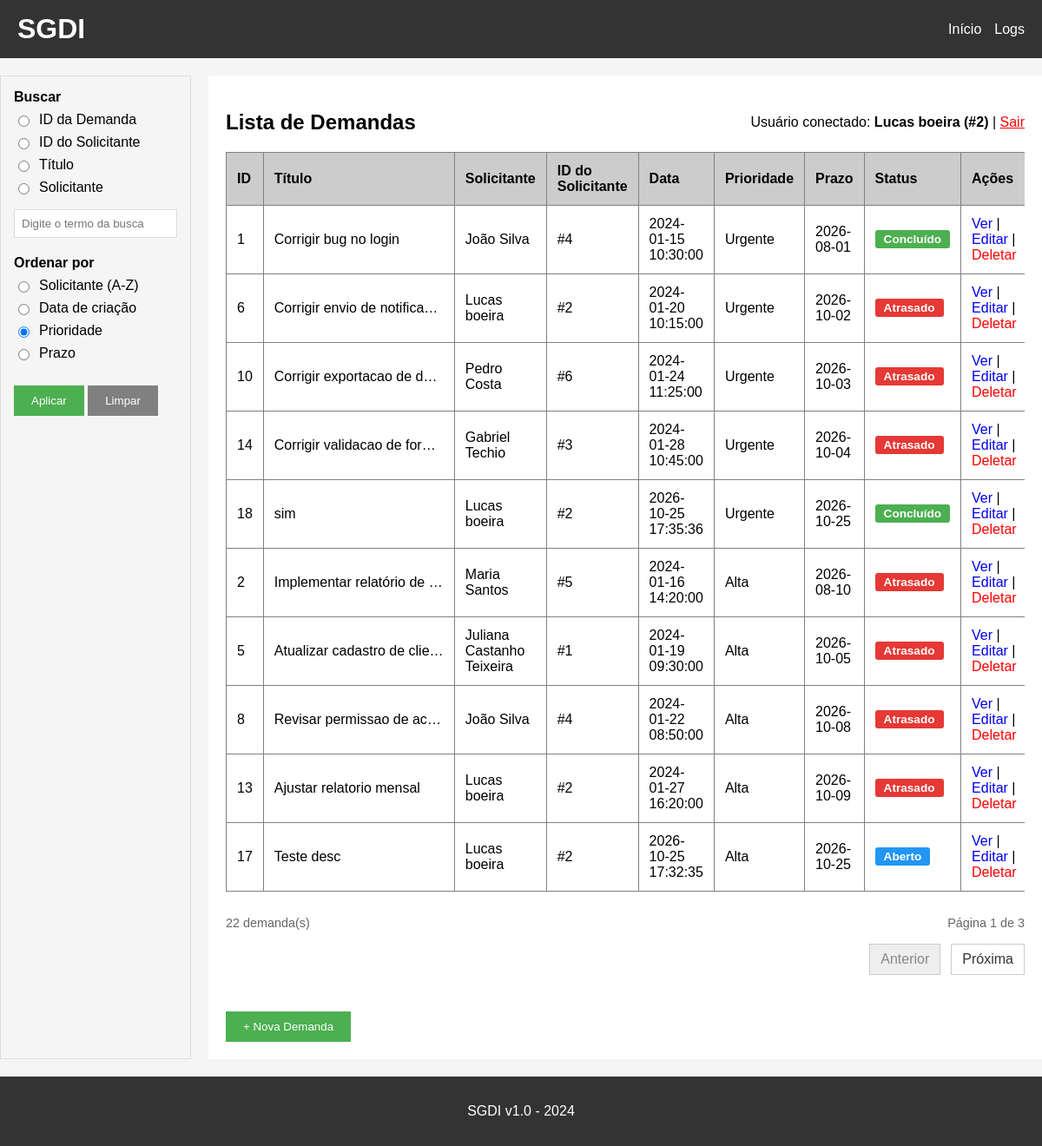
The app's page / (signed in) with its own data.
### tables this page shows
CREATE TABLE demandas (
    id INTEGER PRIMARY KEY AUTOINCREMENT,
    titulo TEXT NOT NULL,
    descricao TEXT,
    solicitante TEXT,
    solicitante_id INTEGER,
    data_criacao TEXT,
    prioridade TEXT,
    prazo TEXT,
    status TEXT NOT NULL DEFAULT 'Aberto',
    responsavel TEXT,
    responsavel_id INTEGER,
    data_conclusao TEXT,
    FOREIGN KEY (solicitante_id) REFERENCES solicitantes (id),
    FOREIGN KEY (responsavel_id) REFERENCES solicitantes (id)
);

### app.py (the view)
@app.route('/')
def index():
    tipo_busca = request.args.get('tipo_busca', '')
    termo = request.args.get('termo', '').strip()
    ordenar = request.args.get('ordenar', 'prioridade')
    pagina = max(request.args.get('pagina', 1, type=int) or 1, 1)
    itens_por_pagina = 10
    if ordenar not in ORDENACOES:
        ordenar = 'prioridade'
    condicao = '1=1'
    parametros = []
    if tipo_busca in ('id_demanda', 'id_solicitante', 'titulo', 'solicitante'):
        if not termo:
            flash('Digite um termo para buscar.')
            tipo_busca = ''
        elif caracteres_invalidos(termo):
            flash('A busca não pode conter caracteres especiais.')
            tipo_busca = ''
        elif tipo_busca == 'id_demanda':
            condicao, parametros = "CAST(id AS TEXT) LIKE ?", [f'{termo}%']
        elif tipo_busca == 'id_solicitante':
            condicao, parametros = "CAST(solicitante_id AS TEXT) = ?", [termo]
        elif tipo_busca == 'titulo':
            condicao, parametros = "LOWER(titulo) LIKE LOWER(?)", [f'%{termo}%']
        else:  # solicitante (busca por nome)
            condicao, parametros = "LOWER(solicitante) LIKE LOWER(?)", [f'%{termo}%']
    else:
        tipo_busca = ''
    conn = get_db()
    cursor = conn.cursor()
    total_demandas = cursor.execute(
        f"SELECT COUNT(*) FROM demandas WHERE {condicao}", parametros
    ).fetchone()[0]
    total_paginas = max((total_demandas + itens_por_pagina - 1) // itens_por_pagina, 1)
    pagina = min(pagina, total_paginas)
    query = (
        f"SELECT *, "
        f"CASE WHEN status = 'Aberto' AND prazo < date('now') THEN 'Atrasado' ELSE status END AS status_exibido "
        f"FROM demandas WHERE {condicao} "
        f"ORDER BY {ORDENACOES[ordenar]} LIMIT ? OFFSET ?"
    )
    parametros_paginacao = parametros + [itens_por_pagina, (pagina - 1) * itens_por_pagina]
    demandas = cursor.execute(query, parametros_paginacao).fetchall()
    conn.close()
    return render_template(
        'index.html', demandas=demandas,
        ordenar=ordenar, tipo_busca=tipo_busca, termo=termo,
        pagina=pagina, total_paginas=total_paginas, total_demandas=total_demandas
    )

### app.py (called while the page is built)
def get_db():
    conn = sqlite3.connect('demandas.db')
    conn.row_factory = sqlite3.Row
    return conn

@app.before_request
def verificar_login():
    if 'email' not in session and request.endpoint not in ['login', 'logout', 'static']:
        return redirect(url_for('login'))

### templates/index.html
{% extends "base.html" %}
{% block sidebar %}
<aside class="filtros-sidebar">
    <form method="GET" action="/">
        <fieldset>
            <legend>Buscar</legend>
            <div class="filtro-opcao">
                <input type="radio" name="tipo_busca" id="tb_id_demanda" value="id_demanda"
                       {% if tipo_busca == 'id_demanda' %}checked{% endif %}>
                <label for="tb_id_demanda">ID da Demanda</label>
            </div>
            <div class="filtro-opcao">
                <input type="radio" name="tipo_busca" id="tb_id_solicitante" value="id_solicitante"
                       {% if tipo_busca == 'id_solicitante' %}checked{% endif %}>
                <label for="tb_id_solicitante">ID do Solicitante</label>
            </div>
            <div class="filtro-opcao">
                <input type="radio" name="tipo_busca" id="tb_titulo" value="titulo"
                       {% if tipo_busca == 'titulo' %}checked{% endif %}>
                <label for="tb_titulo">Título</label>
            </div>
            <div class="filtro-opcao">
                <input type="radio" name="tipo_busca" id="tb_solicitante" value="solicitante"
                       {% if tipo_busca == 'solicitante' %}checked{% endif %}>
                <label for="tb_solicitante">Solicitante</label>
            </div>
            <input type="text" name="termo" value="{{ termo or '' }}" placeholder="Digite o termo da busca">
        </fieldset>
        <fieldset>
            <legend>Ordenar por</legend>
            <div class="filtro-opcao">
                <input type="radio" name="ordenar" id="or_solicitante" value="solicitante"
                       {% if ordenar == 'solicitante' %}checked{% endif %}>
                <label for="or_solicitante">Solicitante (A-Z)</label>
            </div>
            <div class="filtro-opcao">
                <input type="radio" name="ordenar" id="or_data" value="data"
                       {% if ordenar == 'data' %}checked{% endif %}>
                <label for="or_data">Data de criação</label>
            </div>
            <div class="filtro-opcao">
                <input type="radio" name="ordenar" id="or_prioridade" value="prioridade"
                       {% if ordenar == 'prioridade' %}checked{% endif %}>
                <label for="or_prioridade">Prioridade</label>
            </div>
            <div class="filtro-opcao">
                <input type="radio" name="ordenar" id="or_prazo" value="prazo"
                       {% if ordenar == 'prazo' %}checked{% endif %}>
                <label for="or_prazo">Prazo</label>
            </div>
        </fieldset>
        <button type="submit">Aplicar</button>
        <a href="/"><button type="button">Limpar</button></a>
    </form>
</aside>
{% endblock %}
{% block content %}
<div class="flex-between">
    <h2>Lista de Demandas</h2>
    <p>
        Usuário conectado: <strong>{{ session['usuario'] }} (#{{ session['usuario_id'] }})</strong>
        | <a href="{{ url_for('logout') }}" class="text-danger">Sair</a>
    </p>
</div>
<div class="table-responsive">
    <table border="1" cellpadding="10" cellspacing="0" width="100%">
        <thead>
            <tr bgcolor="#cccccc">
                <th>ID</th>
                <th>Título</th>
                <th>Solicitante</th>
                <th>ID do Solicitante</th>
                <th>Data</th>
                <th>Prioridade</th>
                <th>Prazo</th>
                <th>Status</th>
                <th>Ações</th>
            </tr>
        </thead>
        <tbody>
            {% for demanda in demandas %}
            <tr>
                <td>{{ demanda[0] }}</td>
                <td class="coluna-titulo" title="{{ demanda[1] }}">{{ demanda[1] }}</td>
                <td>{{ demanda[3] }}</td>
                <td>#{{ demanda[4] }}</td>
                <td>{{ demanda[5] }}</td>
                <td>{{ demanda[6] }}</td>
                <td>{{ demanda[7] }}</td>
                <td>
                    <span class="status-badge
                        {%- if demanda['status_exibido'] == 'Aberto' %} status-aberto
                        {%- elif demanda['status_exibido'] == 'Atrasado' %} status-atrasado
                        {%- elif demanda['status_exibido'] == 'Concluído' %} status-concluido
                        {%- elif demanda['status_exibido'] == 'Cancelado' %} status-cancelado
                        {%- endif %}">{{ demanda['status_exibido'] }}</span>
                </td>
                <td>
                    <a href="/detalhes/{{ demanda[0] }}">Ver</a>
                    |
                    <a href="/editar/{{ demanda[0] }}">Editar</a>
                    |
                    <form method="POST" action="/deletar/{{ demanda[0] }}" class="form-inline"
                          onsubmit="return confirm('Tem certeza que deseja deletar esta demanda?');">
                        <button type="submit" class="btn-link">Deletar</button>
                    </form>
                </td>
            </tr>
            {% endfor %}
        </tbody>
    </table>
</div>
<div class="pagination-summary">
    <span>{{ total_demandas }} demanda(s)</span>
    <span>Página {{ pagina }} de {{ total_paginas }}</span>
</div>
{% if total_paginas > 1 %}
<nav class="pagination" aria-label="Paginação das demandas">
    {% if pagina > 1 %}
    <a href="{{ url_for('index', pagina=pagina - 1, tipo_busca=tipo_busca, termo=termo, ordenar=ordenar) }}" rel="prev">Anterior</a>
    <span>Página {{ pagina }} de {{ total_paginas }}</span>
    {% else %}
    <span class="pagination-disabled" aria-disabled="true">Anterior</span>
    {% endif %}
    {% if pagina < total_paginas %}
    <a href="{{ url_for('index', pagina=pagina + 1, tipo_busca=tipo_busca, termo=termo, ordenar=ordenar) }}" rel="next">Próxima</a>
    {% else %}
    <span class="pagination-disabled" aria-disabled="true">Próxima</span>
    {% endif %}
</nav>
{% endif %}
<br>
<a href="/nova_demanda"><button>+ Nova Demanda</button></a>
{% endblock %}

### static/style.css (style rules this page uses)
* { box-sizing: border-box; }
body { font-family: Arial, sans-serif; background-color: #f5f5f5; padding: 0; margin: 0; display: flex; flex-direction: column; min-height: 100vh; }
button { background-color: #4CAF50; color: white; padding: 10px 20px; border: none; cursor: pointer; }
button[type="button"] { background-color: #808080; }
table { border-collapse: collapse; width: 100%; margin-bottom: 20px; }
th, td { padding: 12px; text-align: left; }
table a { text-decoration: none; }
form div { margin-bottom: 10px; }
input[type="text"], input[type="email"], input[type="password"], textarea { padding: 8px; border: 1px solid #ddd; max-width: 100%; }
.table-responsive { overflow-x: auto; }
.pagination-summary, .pagination { display: flex; align-items: center; justify-content: space-between; gap: 12px; }
.pagination-summary { color: #666; font-size: 0.9rem; margin: 8px 0; }
.pagination { justify-content: flex-end; margin: 16px 0 24px; }
.pagination a, .pagination-disabled { padding: 8px 12px; border: 1px solid #ccc; text-decoration: none; }
.pagination a { color: #333; background: white; }
.pagination-disabled { color: #888; background: #eee; }
.filtros-sidebar { flex: 0 0 220px; background: #f5f5f5; border: 1px solid #ddd; padding: 15px; }
.filtros-sidebar fieldset { border: none; padding: 0; margin: 0 0 20px 0; }
.filtros-sidebar legend { font-weight: bold; padding: 0; margin-bottom: 8px; }
.filtro-opcao { display: flex; align-items: center; gap: 8px; margin-bottom: 8px; }
.filtro-opcao label { cursor: pointer; }
.filtros-sidebar input[type="text"] { width: 100%; margin-top: 8px; }
.flex-between { display: flex; justify-content: space-between; align-items: center; }
.text-danger { color: red; }
.coluna-titulo { max-width: 220px; white-space: nowrap; overflow: hidden; text-overflow: ellipsis; }
.status-badge { display: inline-block; padding: 3px 10px; border-radius: 3px; font-size: 0.85rem; font-weight: bold; color: white; white-space: nowrap; }
.status-aberto { background-color: #2196F3; }
.status-atrasado { background-color: #e53935; }
.status-concluido { background-color: #4CAF50; }
.form-inline { display: inline-flex; align-items: center; gap: 8px; margin: 0; }
.btn-link { background: none; color: red; padding: 0; border: none; cursor: pointer; font: inherit; }

### records on screen
demandas: id "1", titulo "Corrigir bug no login", solicitante "João Silva", solicitante "4", data_criacao "2024-01-15 10:30:00", prioridade "Urgente", prazo "2026-08-01", status_exibido "Concluído"
demandas: id "6", titulo "Corrigir envio de notifica…", solicitante "Lucas boeira", solicitante "2", data_criacao "2024-01-20 10:15:00", prioridade "Urgente", prazo "2026-10-02", status_exibido "Atrasado"
demandas: id "10", titulo "Corrigir exportacao de d…", solicitante "Pedro Costa", solicitante "6", data_criacao "2024-01-24 11:25:00", prioridade "Urgente", prazo "2026-10-03", status_exibido "Atrasado"
demandas: id "14", titulo "Corrigir validacao de for…", solicitante "Gabriel Techio", solicitante "3", data_criacao "2024-01-28 10:45:00", prioridade "Urgente", prazo "2026-10-04", status_exibido "Atrasado"
demandas: id "18", titulo "sim", solicitante "Lucas boeira", solicitante "2", data_criacao "2026-10-25 17:35:36", prioridade "Urgente", prazo "2026-10-25", status_exibido "Concluído"
demandas: id "2", titulo "Implementar relatório de…", solicitante "Maria Santos", solicitante "5", data_criacao "2024-01-16 14:20:00", prioridade "Alta", prazo "2026-08-10", status_exibido "Atrasado"
demandas: id "5", titulo "Atualizar cadastro de clie…", solicitante "Juliana Castanho Teixeira", solicitante "1", data_criacao "2024-01-19 09:30:00", prioridade "Alta", prazo "2026-10-05", status_exibido "Atrasado"
demandas: id "8", titulo "Revisar permissao de ac…", solicitante "João Silva", solicitante "4", data_criacao "2024-01-22 08:50:00", prioridade "Alta", prazo "2026-10-08", status_exibido "Atrasado"
demandas: id "13", titulo "Ajustar relatorio mensal", solicitante "Lucas boeira", solicitante "2", data_criacao "2024-01-27 16:20:00", prioridade "Alta", prazo "2026-10-09", status_exibido "Atrasado"
demandas: id "17", titulo "Teste desc", solicitante "Lucas boeira", solicitante "2", data_criacao "2026-10-25 17:32:35", prioridade "Alta", prazo "2026-10-25", status_exibido "Aberto"

### other values on screen
{{ session['usuario'] }} "Lucas boeira"
{{ session['usuario_id'] }} "2"
{{ total_demandas }} "22"
{{ pagina }} "1"
{{ total_paginas }} "3"
